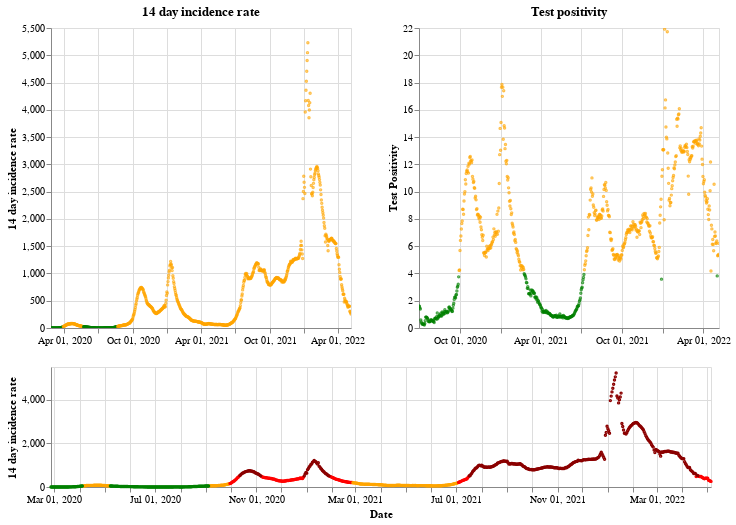

The notebook cell this image was saved under:
### Markdown cell above
## Northern Ireland

### Code cell
plot_traffic_light('Northern Ireland')

### Figure 1 — Vega-Lite specification as saved in the notebook (floating-point values rounded to 4 significant figures; data arrays with more than 128 entries replaced by an {"elided": "..."} marker saying what was removed)
{"config": {"view": {"continuousWidth": 400, "continuousHeight": 300}}, "vconcat": [{"hconcat": [{"mark": {"type": "point", "size": 2}, "encoding": {"color": {"condition": {"value": "green", "test": "(datum.twoWeeklyCasesRate <= 25)"}, "value": "orange"}, "tooltip": [{"type": "nominal", "field": "areaName"}, {"type": "temporal", "field": "date"}, {"type": "quantitative", "field": "twoWeeklyCasesRate"}, {"type": "quantitative", "field": "testPositivity"}], "x": {"type": "temporal", "axis": {"title": ""}, "field": "date", "scale": {"domain": {"selection": "DateBrush"}}, "timeUnit": "yearmonthdate"}, "y": {"type": "quantitative", "axis": {"title": "14 day incidence rate"}, "field": "twoWeeklyCasesRate"}}, "title": "14 day incidence rate", "width": 300}, {"mark": {"type": "point", "size": 2}, "encoding": {"color": {"condition": {"value": "green", "test": "(datum.testPositivity <= 4)"}, "value": "orange"}, "tooltip": [{"type": "nominal", "field": "areaName"}, {"type": "temporal", "field": "date"}, {"type": "quantitative", "field": "twoWeeklyCasesRate"}, {"type": "quantitative", "field": "testPositivity"}], "x": {"type": "temporal", "axis": {"title": ""}, "field": "date", "scale": {"domain": {"selection": "DateBrush"}}, "timeUnit": "yearmonthdate"}, "y": {"type": "quantitative", "axis": {"title": "Test Positivity"}, "field": "testPositivity"}}, "title": "Test positivity", "width": 300}]}, {"layer": [{"mark": {"type": "point", "size": 2}, "encoding": {"color": {"condition": {"value": "orange", "test": "(((datum.testPositivity < 4) && (datum.twoWeeklyCasesRate >= 50)) && (datum.twoWeeklyCasesRate < 200))"}, "value": "red"}, "opacity": {"condition": {"value": 1, "test": "((datum.twoWeeklyCasesRate >= 50) && (datum.twoWeeklyCasesRate < 500))"}, "value": 0}, "tooltip": [{"type": "nominal", "field": "areaName"}, {"type": "temporal", "field": "date"}, {"type": "quantitative", "field": "twoWeeklyCasesRate"}, {"type": "quantitative", "field": "testPositivity"}], "x": {"type": "temporal", "axis": {"title": "Date"}, "field": "date", "timeUnit": "yearmonthdate"}, "y": {"type": "quantitative", "axis": {"title": "14 day incidence rate"}, "field": "twoWeeklyCasesRate"}}, "selection": {"DateBrush": {"type": "interval", "encodings": ["x"], "fields": ["Time"]}}}, {"mark": {"type": "point", "size": 2}, "encoding": {"color": {"value": "darkred"}, "opacity": {"condition": {"value": 1, "test": "(datum.twoWeeklyCasesRate >= 500)"}, "value": 0}, "tooltip": [{"type": "nominal", "field": "areaName"}, {"type": "temporal", "field": "date"}, {"type": "quantitative", "field": "twoWeeklyCasesRate"}, {"type": "quantitative", "field": "testPositivity"}], "x": {"type": "temporal", "axis": {"title": "Date"}, "field": "date", "timeUnit": "yearmonthdate"}, "y": {"type": "quantitative", "axis": {"title": "14 day incidence rate"}, "field": "twoWeeklyCasesRate"}}}, {"mark": {"type": "point", "size": 2}, "encoding": {"color": {"condition": {"value": "green", "test": "((datum.testPositivity < 4) && (datum.twoWeeklyCasesRate < 50))"}, "value": "orange"}, "opacity": {"condition": {"value": 1, "test": "(datum.twoWeeklyCasesRate < 50)"}, "value": 0}, "tooltip": [{"type": "nominal", "field": "areaName"}, {"type": "temporal", "field": "date"}, {"type": "quantitative", "field": "twoWeeklyCasesRate"}, {"type": "quantitative", "field": "testPositivity"}], "x": {"type": "temporal", "axis": {"title": "Date"}, "field": "date", "timeUnit": "yearmonthdate"}, "y": {"type": "quantitative", "axis": {"title": "14 day incidence rate"}, "field": "twoWeeklyCasesRate"}}}], "height": 120, "width": 660}], "data": {"name": "data-e670f3f7537e5e1b12ea3989311ae981"}, "$schema": "https://vega.github.io/schema/vega-lite/v4.8.1.json", "datasets": {"data-e670f3f7537e5e1b12ea3989311ae981": {"elided": "801 records"}}}
